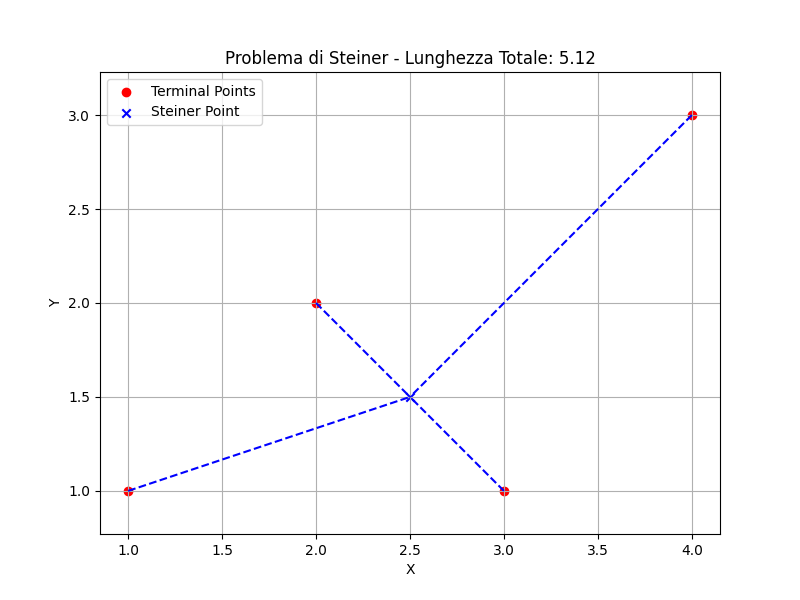

This chart was generated by the following Python code:
import numpy as np
import matplotlib.pyplot as plt

# Coordinate dei punti terminali
terminal_points = np.array([[1, 1], [2, 2], [3, 1], [4, 3]])

# Punto di Steiner (punto aggiuntivo)
steiner_point = np.array([2.5, 1.5])

# Creazione del grafico
plt.figure(figsize=(8, 6))

# Traccia i punti terminali
plt.scatter(terminal_points[:, 0], terminal_points[:, 1], c='red', marker='o', label='Terminal Points')

# Traccia il punto di Steiner
plt.scatter(steiner_point[0], steiner_point[1], c='blue', marker='x', label='Steiner Point')

# Connetti i punti terminali al punto di Steiner
for point in terminal_points:
    plt.plot([point[0], steiner_point[0]], [point[1], steiner_point[1]], 'b--')

# Calcola la lunghezza totale del percorso
total_length = np.sum(np.linalg.norm(terminal_points - steiner_point, axis=1))

plt.xlabel('X')
plt.ylabel('Y')
plt.title(f'Problema di Steiner - Lunghezza Totale: {total_length:.2f}')
plt.legend()
plt.grid(True)
plt.axis('equal')
plt.show()
